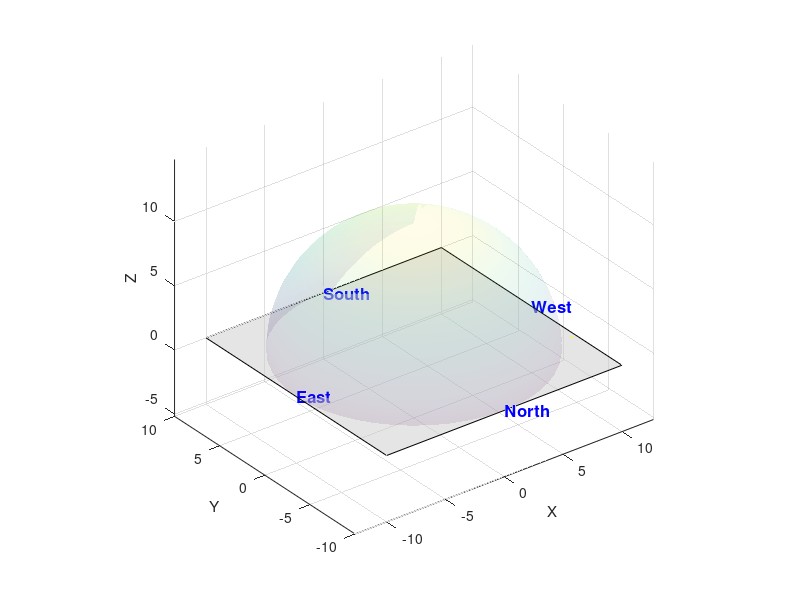
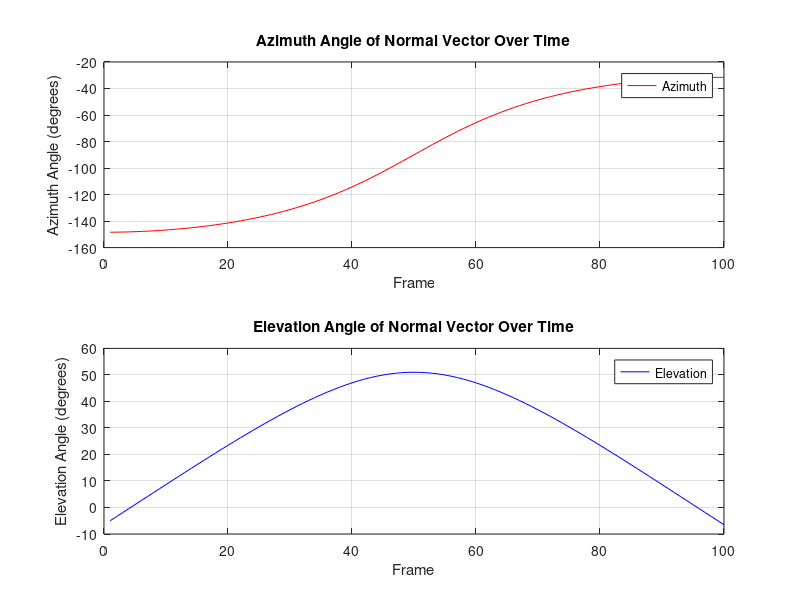
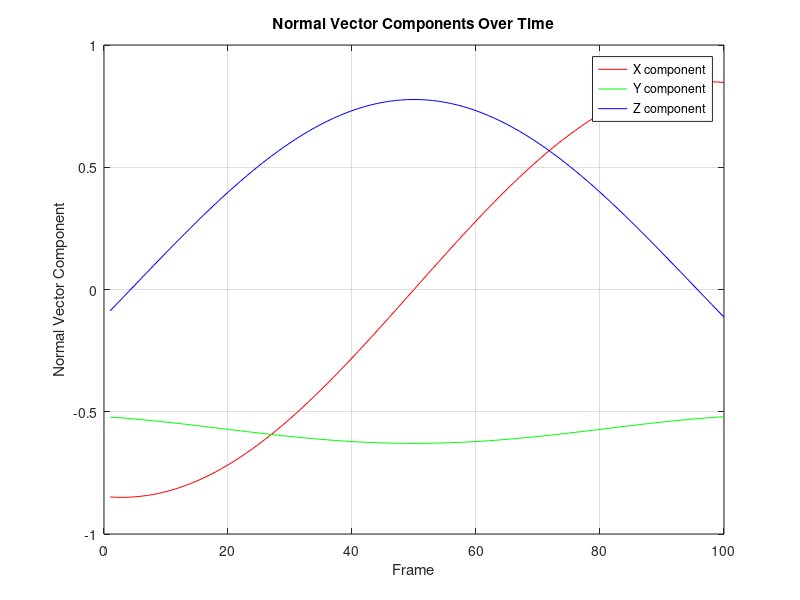

Write the MATLAB code that produced these figures, in order.
% Define the vertices of a rectangular plate with thickness
thickness = 0.2;
vertices = [-1 -1 -thickness/2; 1 -1 -thickness/2; 1 1 -thickness/2; -1 1 -thickness/2; 
            -1 -1 thickness/2; 1 -1 thickness/2; 1 1 thickness/2; -1 1 thickness/2];

% Define the faces of the plate
faces = [1 2 3 4; 5 6 7 8; 1 2 6 5; 2 3 7 6; 3 4 8 7; 4 1 5 8];

% Rotation angle (in degrees)
theta = 180; % Sun's motion across the sky 
yaw_angle = 30; % Yaw rotation angle
% Initial yaw angle
initial_yaw = -15;

% Define the declination of the sun, and the right ascension
Dec_sun = 13; % As of 8/17

% Number of frames for animation
numFrames = 100;

% Define the point and direction of the rotation axis
axisPoint = [0, -1.5, 0];
axisDirection = [0, 1, 0.9004]; % Rotation axis, Polar axis elevation 42 degs

% Normalize the direction vector
axisDirection = axisDirection / norm(axisDirection);

% Define a fixed roll angle (in degrees)
roll_angle = -45;   % 45 -> sun noon 51;  80 -> sun noon 86
% Rotation matrix around an arbitrary axis
R_axis = @(theta) [...
    cosd(theta) + axisDirection(1)^2 * (1 - cosd(theta)), ...
    axisDirection(1) * axisDirection(2) * (1 - cosd(theta)) - axisDirection(3) * sind(theta), ...
    axisDirection(1) * axisDirection(3) * (1 - cosd(theta)) + axisDirection(2) * sind(theta); ...
    axisDirection(2) * axisDirection(1) * (1 - cosd(theta)) + axisDirection(3) * sind(theta), ...
    cosd(theta) + axisDirection(2)^2 * (1 - cosd(theta)), ...
    axisDirection(2) * axisDirection(3) * (1 - cosd(theta)) - axisDirection(1) * sind(theta); ...
    axisDirection(3) * axisDirection(1) * (1 - cosd(theta)) - axisDirection(2) * sind(theta), ...
    axisDirection(3) * axisDirection(2) * (1 - cosd(theta)) + axisDirection(1) * sind(theta), ...
    cosd(theta) + axisDirection(3)^2 * (1 - cosd(theta))];

% Yaw rotation matrix around z-axis
R_yaw = @(yaw) [cosd(yaw) -sind(yaw) 0; sind(yaw) cosd(yaw) 0; 0 0 1];

% Roll rotation matrix around the plate's longitudinal axis
R_roll = @(roll) [1 0 0; 0 cosd(roll) -sind(roll); 0 sind(roll) cosd(roll)];

% Create a figure
figure;
hold on;
axis equal;
grid on;
xlabel('X');
ylabel('Y');
zlabel('Z');
view(3);



% Enable interactive rotation
rotate3d on;

% Plot the ground plane
patch([-10 10 10 -10], [-10 -10 10 10], [0 0 0 0], [0.8 0.8 0.8], 'FaceAlpha', 0.5);

% Plot the horizontal coordinate hemisphere
[az, el] = meshgrid(linspace(-pi, pi, 50), linspace(0, pi/2, 50));
[x, y, z] = sph2cart(az, el, 10);
surf(x, y, z, 'FaceAlpha', 0.1, 'EdgeColor', 'none');
% Add directional labels to the axes
text(-10, 0, 0, 'East', 'FontSize', 12, 'FontWeight', 'bold', 'Color', 'blue'); % East to X axis negative
text(10, 0, 0, 'West', 'FontSize', 12, 'FontWeight', 'bold', 'Color', 'blue'); % West to X axis positive
text(0, -10, 0, 'North', 'FontSize', 12, 'FontWeight', 'bold', 'Color', 'blue'); % North to Y axis negative
text(0, 10, 0, 'South', 'FontSize', 12, 'FontWeight', 'bold', 'Color', 'blue'); % South to Y axis positive
% Apply the initial yaw rotation to the vertices
initial_rotatedVertices = (R_yaw(initial_yaw) * vertices')';

% Plot the initial plate
patch('Vertices', vertices, 'Faces', faces, 'FaceColor', 'cyan');

% Plot the rotation axis
line([axisPoint(1) axisPoint(1) + axisDirection(1) * 2], ...
     [axisPoint(2) axisPoint(2) + axisDirection(2) * 2], ...
     [axisPoint(3) axisPoint(3) + axisDirection(3) * 2], 'Color', 'red', 'LineWidth', 2);

% Pause to visualize the initial state
pause(1);

% Initialize an array to store the normal vectors and angles
normal_vectors = zeros(numFrames, 3);
azimuth_angles = zeros(numFrames, 1);
elevation_angles = zeros(numFrames, 1);
sun_positions = zeros(numFrames, 3);

% Animate the rotation
for i = 1:numFrames
    % Compute the rotation for the current frame
    currentTheta = 90 + theta * (i / numFrames);
    currentYaw = yaw_angle * (i / numFrames);
    currentR_axis = R_axis(currentTheta);
    currentR_yaw = R_yaw(currentYaw + initial_yaw);

    % Apply the rotation to the vertices with respect to the axis
    rotatedVertices = (currentR_axis * (vertices' - axisPoint') + axisPoint')';
    rotatedVertices = (currentR_yaw * rotatedVertices')';
    % Apply the fixed roll rotation
    rotatedVertices = (R_roll(roll_angle) * rotatedVertices')';
    % Clear the previous plot
    cla;
    
    % Add directional labels to the axes
    text(-10, 0, 0, 'East', 'FontSize', 12, 'FontWeight', 'bold', 'Color', 'blue'); % East to X axis negative
    text(10, 0, 0, 'West', 'FontSize', 12, 'FontWeight', 'bold', 'Color', 'blue'); % West to X axis positive
    text(0, -10, 0, 'North', 'FontSize', 12, 'FontWeight', 'bold', 'Color', 'blue'); % North to Y axis negative
    text(0, 10, 0, 'South', 'FontSize', 12, 'FontWeight', 'bold', 'Color', 'blue'); % South to Y axis positive
    % Replot the ground plane
    patch([-10 10 10 -10], [-10 -10 10 10], [0 0 0 0], [0.8 0.8 0.8], 'FaceAlpha', 0.5);
    
    % Replot the horizontal coordinate hemisphere
    surf(x, y, z, 'FaceAlpha', 0.1, 'EdgeColor', 'none');
    
    % Plot the rotated plate
    patch('Vertices', rotatedVertices, 'Faces', faces, 'FaceColor', 'cyan');
    
    % Plot the rotation axis
    line([axisPoint(1) axisPoint(1) + axisDirection(1) * 2], ...
         [axisPoint(2) axisPoint(2) + axisDirection(2) * 2], ...
         [axisPoint(3) axisPoint(3) + axisDirection(3) * 2], 'Color', 'red', 'LineWidth', 2);
    
    hold on;
    
    % Compute the normal vector of the plate using cross product of two edges
    edge1 = rotatedVertices(2, :) - rotatedVertices(1, :);
    edge2 = rotatedVertices(4, :) - rotatedVertices(1, :);
    normal = -cross(edge1, edge2);
    normal = normal / norm(normal); % Normalize the normal vector
    % Store the normal vector
    normal_vectors(i, :) = normal;
    
    % Calculate the azimuth and elevation angles
    azimuth = atan2d(normal(2), normal(1));
    elevation = asind(normal(3));
    
    % Store the angles
    azimuth_angles(i) = azimuth;
    elevation_angles(i) = elevation;

    % Simulate the sun's position in the X-Z plane using azimuth and
    % elevation
    sun_azimuth = azimuth_angles(i); % Azimuth angle of the sun
    sun_elevation = elevation_angles(i); % Elevation angle 
    
    % Calculate the sun's position vector
    unit_length = 10;
    sun_x = unit_length*cosd(sun_elevation) * cosd(sun_azimuth);
    sun_y = unit_length*cosd(sun_elevation) * sind(sun_azimuth);
    sun_z = unit_length*sind(sun_elevation);
    sun_position = [sun_x, sun_y, sun_z];
    
    % Move the sun's direction vector to originate from the center of the plate
    plate_center = mean(rotatedVertices); % Calculate the center of the plate
    sun_position = sun_position + plate_center; % Offset sun position by the plate center

    % Store the sun's position
    sun_positions(i, :) = sun_position;
    
    % Plot the sun's position
    plot3(sun_position(1),  sun_position(2), sun_position(3), 'o-', 'Color', 'yellow', 'LineWidth', 2);
    
    % Update the figure and allow interactive rotation
    drawnow;
    
    % Pause to create animation effect
    pause(0.05);
end

% Display the normal vectors over time
figure;
subplot(2, 1, 1);
plot(1:numFrames, azimuth_angles, '-r', 'DisplayName', 'Azimuth');
xlabel('Frame');
ylabel('Azimuth Angle (degrees)');
title('Azimuth Angle of Normal Vector Over Time');
legend show;
grid on;
subplot(2, 1, 2);
plot(1:numFrames, elevation_angles, '-b', 'DisplayName', 'Elevation');
xlabel('Frame');
ylabel('Elevation Angle (degrees)');
title('Elevation Angle of Normal Vector Over Time');
legend show;
grid on;

figure;
plot(1:numFrames, normal_vectors(:, 1), '-r', 'DisplayName', 'X component');
hold on;
plot(1:numFrames, normal_vectors(:, 2), '-g', 'DisplayName', 'Y component');
plot(1:numFrames, normal_vectors(:, 3), '-b', 'DisplayName', 'Z component');
xlabel('Frame');
ylabel('Normal Vector Component');
title('Normal Vector Components Over Time');
legend show;
grid on;
